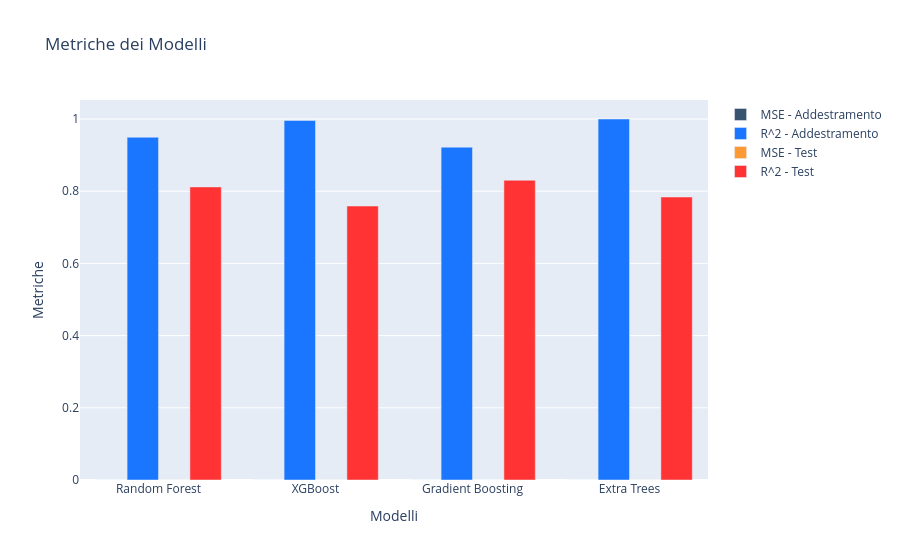

Notebook source saved alongside this figure:
### Code cell
# Nomi dei modelli
modelli = ['Random Forest', 'XGBoost', 'Gradient Boosting',  'Extra Trees']

# Metriche di addestramento
mse_train = [mse_train_forest, mse_train_xgb, mse_train_gb,  mse_train_extra_trees]
r2_train = [r2_train_forest, r2_train_xgb, r2_train_gb,  r2_train_extra_trees]

# Metriche di test
mse_test = [mse_test_forest, mse_test_xgb, mse_test_gb, mse_test_extra_trees]
r2_test = [r2_test_forest, r2_test_xgb, r2_test_gb, r2_test_extra_trees]

# Creazione delle tracce per il grafico
trace_mse_train = go.Bar(x=modelli, y=mse_train, name='MSE - Addestramento', marker=dict(color='rgb(55, 83, 109)'))
trace_r2_train = go.Bar(x=modelli, y=r2_train, name='R^2 - Addestramento', marker=dict(color='rgb(26, 118, 255)'))
trace_mse_test = go.Bar(x=modelli, y=mse_test, name='MSE - Test', marker=dict(color='rgb(255, 153, 51)'))
trace_r2_test = go.Bar(x=modelli, y=r2_test, name='R^2 - Test', marker=dict(color='rgb(255, 51, 51)'))

# Creazione del layout del grafico
layout = go.Layout(title='Metriche dei Modelli',
                   xaxis=dict(title='Modelli'),
                   yaxis=dict(title='Metriche'),
                   barmode='group')

# Creazione della figura
fig = go.Figure(data=[trace_mse_train, trace_r2_train, trace_mse_test, trace_r2_test], layout=layout)

# Mostra il grafico
fig.show()

### Figure 1 — Plotly figure (JSON) as saved in the notebook; plotly's stock layout.template omitted (floating-point values rounded to 4 significant figures)
{"data": [{"marker": {"color": "rgb(55, 83, 109)"}, "name": "MSE - Addestramento", "type": "bar", "x": ["Random Forest", "XGBoost", "Gradient Boosting", "Extra Trees"], "y": [2.25e-05, 1.757e-06, 3.468e-05, 1.202e-32]}, {"marker": {"color": "rgb(26, 118, 255)"}, "name": "R^2 - Addestramento", "type": "bar", "x": ["Random Forest", "XGBoost", "Gradient Boosting", "Extra Trees"], "y": [0.9494, 0.996, 0.922, 1]}, {"marker": {"color": "rgb(255, 153, 51)"}, "name": "MSE - Test", "type": "bar", "x": ["Random Forest", "XGBoost", "Gradient Boosting", "Extra Trees"], "y": [0.0001046, 0.000134, 9.428e-05, 0.0001201]}, {"marker": {"color": "rgb(255, 51, 51)"}, "name": "R^2 - Test", "type": "bar", "x": ["Random Forest", "XGBoost", "Gradient Boosting", "Extra Trees"], "y": [0.8119, 0.7589, 0.8304, 0.7839]}], "layout": {"barmode": "group", "title": {"text": "Metriche dei Modelli"}, "xaxis": {"title": {"text": "Modelli"}}, "yaxis": {"title": {"text": "Metriche"}}}}
